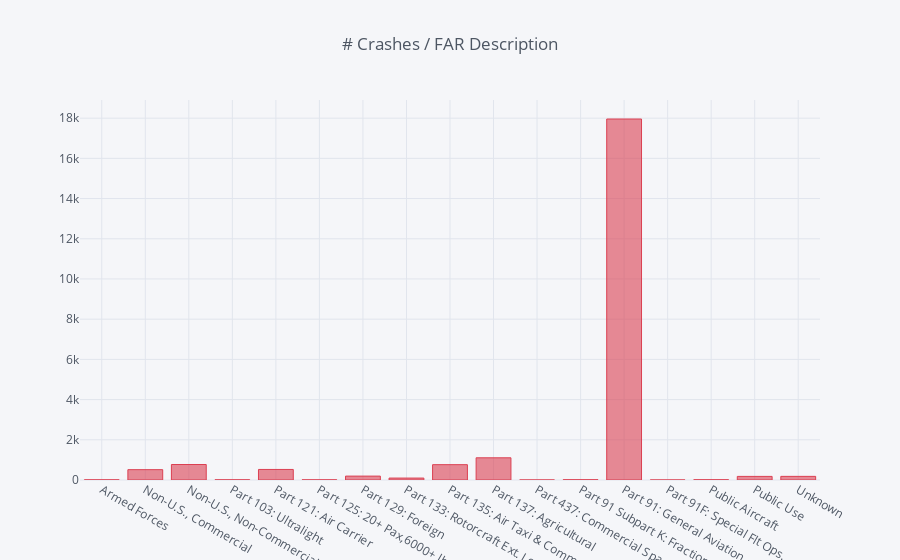

This figure's notebook cell:
### Code cell
crash_data.groupby('FAR.Description').count().iplot(kind='bar', y='Event.Id', color='red', title='# Crashes / FAR Description')

### Figure 1 — Plotly figure (JSON) as saved in the notebook; plotly's stock layout.template omitted (floating-point values rounded to 4 significant figures)
{"data": [{"marker": {"color": "rgba(219, 64, 82, 0.6)", "line": {"color": "rgba(219, 64, 82, 1.0)", "width": 1}}, "name": "Event.Id", "orientation": "v", "text": "", "type": "bar", "x": ["Armed Forces", "Non-U.S., Commercial", "Non-U.S., Non-Commercial", "Part 103: Ultralight", "Part 121: Air Carrier", "Part 125: 20+ Pax,6000+ lbs", "Part 129: Foreign", "Part 133: Rotorcraft Ext. Load", "Part 135: Air Taxi & Commuter", "Part 137: Agricultural", "Part 437: Commercial Space Flight", "Part 91 Subpart K: Fractional", "Part 91: General Aviation", "Part 91F: Special Flt Ops.", "Public Aircraft", "Public Use", "Unknown"], "y": [7, 514, 771, 8, 525, 7, 194, 96, 763, 1104, 1, 13, 17958, 1, 12, 179, 181]}], "layout": {"legend": {"bgcolor": "#F5F6F9", "font": {"color": "#4D5663"}}, "paper_bgcolor": "#F5F6F9", "plot_bgcolor": "#F5F6F9", "title": "# Crashes / FAR Description", "titlefont": {"color": "#4D5663"}, "xaxis1": {"gridcolor": "#E1E5ED", "showgrid": true, "tickfont": {"color": "#4D5663"}, "title": "", "titlefont": {"color": "#4D5663"}, "zerolinecolor": "#E1E5ED"}, "yaxis1": {"gridcolor": "#E1E5ED", "showgrid": true, "tickfont": {"color": "#4D5663"}, "title": "", "titlefont": {"color": "#4D5663"}, "zerolinecolor": "#E1E5ED"}}}
